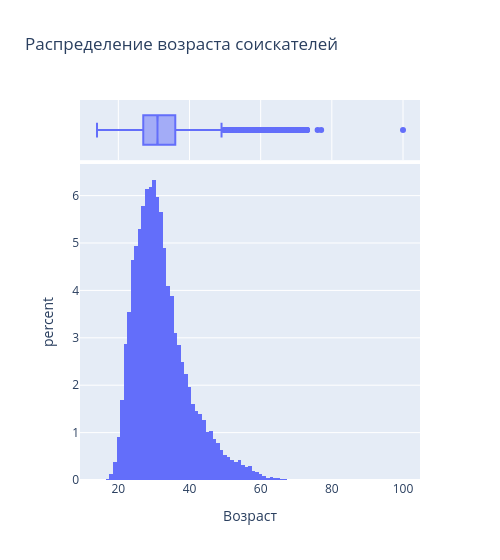

Write notebook code for a chart like this one.
### Code cell
fig = px.histogram(
    data_frame=data,
    x='Возраст',
    title='Распределение возраста соискателей',
    histnorm='percent',
    width=500,
    marginal='box',
)
fig.show()

### Figure 1 — Plotly figure (JSON) as saved in the notebook; plotly's stock layout.template omitted (floating-point values rounded to 4 significant figures; data arrays with more than 128 entries replaced by an {"elided": "..."} marker saying what was removed)
{"data": [{"bingroup": "x", "histnorm": "percent", "hovertemplate": "Возраст=%{x}<br>percent=%{y}<extra></extra>", "legendgroup": "", "marker": {"color": "#636efa", "pattern": {"shape": ""}}, "name": "", "orientation": "v", "showlegend": false, "type": "histogram", "x": {"elided": "44744 int values"}, "xaxis": "x", "yaxis": "y"}, {"hovertemplate": "Возраст=%{x}<extra></extra>", "legendgroup": "", "marker": {"color": "#636efa"}, "name": "", "notched": true, "showlegend": false, "type": "box", "x": {"elided": "44744 int values"}, "xaxis": "x2", "yaxis": "y2"}], "layout": {"barmode": "relative", "legend": {"tracegroupgap": 0}, "title": {"text": "Распределение возраста соискателей"}, "width": 500, "xaxis": {"anchor": "y", "domain": [0, 1], "title": {"text": "Возраст"}}, "xaxis2": {"anchor": "y2", "domain": [0, 1], "matches": "x", "showgrid": true, "showticklabels": false}, "yaxis": {"anchor": "x", "domain": [0, 0.8316], "title": {"text": "percent"}}, "yaxis2": {"anchor": "x2", "domain": [0.8416, 1], "matches": "y2", "showgrid": false, "showline": false, "showticklabels": false, "ticks": ""}}}
